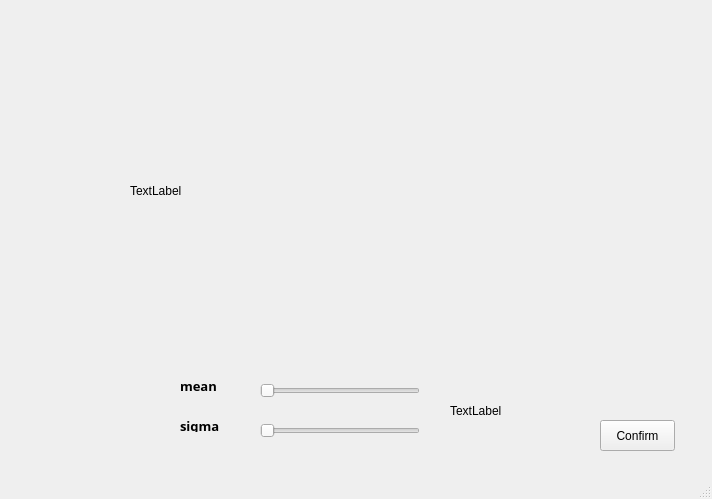
<?xml version="1.0" encoding="UTF-8"?>
<ui version="4.0">
 <class>MainWindow</class>
 <widget class="QMainWindow" name="MainWindow">
  <property name="geometry">
   <rect>
    <x>0</x>
    <y>0</y>
    <width>712</width>
    <height>499</height>
   </rect>
  </property>
  <property name="windowTitle">
   <string>MainWindow</string>
  </property>
  <widget class="QWidget" name="centralwidget">
   <widget class="QLabel" name="lb_preview">
    <property name="geometry">
     <rect>
      <x>130</x>
      <y>30</y>
      <width>431</width>
      <height>321</height>
     </rect>
    </property>
    <property name="text">
     <string>TextLabel</string>
    </property>
   </widget>
   <widget class="QSlider" name="slider_mean">
    <property name="geometry">
     <rect>
      <x>260</x>
      <y>380</y>
      <width>160</width>
      <height>22</height>
     </rect>
    </property>
    <property name="orientation">
     <enum>Qt::Horizontal</enum>
    </property>
   </widget>
   <widget class="QSlider" name="slider_sigma">
    <property name="geometry">
     <rect>
      <x>260</x>
      <y>420</y>
      <width>160</width>
      <height>22</height>
     </rect>
    </property>
    <property name="orientation">
     <enum>Qt::Horizontal</enum>
    </property>
   </widget>
   <widget class="QLabel" name="label_2">
    <property name="geometry">
     <rect>
      <x>180</x>
      <y>380</y>
      <width>47</width>
      <height>12</height>
     </rect>
    </property>
    <property name="font">
     <font>
      <family>JetBrains Mono</family>
      <pointsize>10</pointsize>
      <weight>75</weight>
      <bold>true</bold>
     </font>
    </property>
    <property name="text">
     <string>mean</string>
    </property>
   </widget>
   <widget class="QLabel" name="label_3">
    <property name="geometry">
     <rect>
      <x>180</x>
      <y>420</y>
      <width>47</width>
      <height>12</height>
     </rect>
    </property>
    <property name="font">
     <font>
      <family>JetBrains Mono</family>
      <pointsize>10</pointsize>
      <weight>75</weight>
      <bold>true</bold>
     </font>
    </property>
    <property name="text">
     <string>sigma</string>
    </property>
   </widget>
   <widget class="QLabel" name="lb_num_show">
    <property name="geometry">
     <rect>
      <x>450</x>
      <y>380</y>
      <width>111</width>
      <height>61</height>
     </rect>
    </property>
    <property name="text">
     <string>TextLabel</string>
    </property>
   </widget>
   <widget class="QPushButton" name="btn_confirm">
    <property name="geometry">
     <rect>
      <x>600</x>
      <y>420</y>
      <width>75</width>
      <height>31</height>
     </rect>
    </property>
    <property name="text">
     <string>Confirm</string>
    </property>
   </widget>
  </widget>
  <widget class="QMenuBar" name="menubar">
   <property name="geometry">
    <rect>
     <x>0</x>
     <y>0</y>
     <width>712</width>
     <height>21</height>
    </rect>
   </property>
  </widget>
  <widget class="QStatusBar" name="statusbar"/>
 </widget>
 <resources/>
 <connections/>
</ui>
